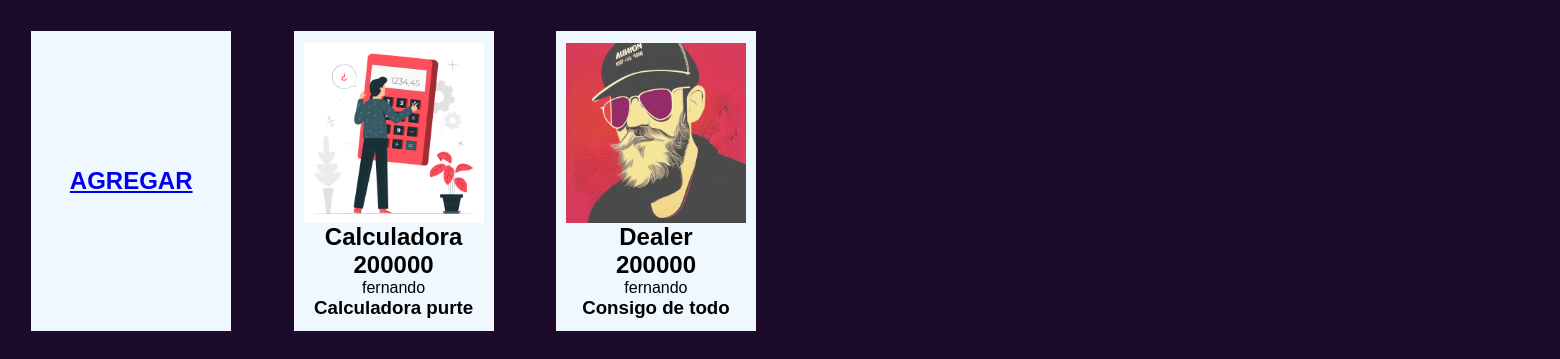
/render, run on an earlier commit of the app's database.
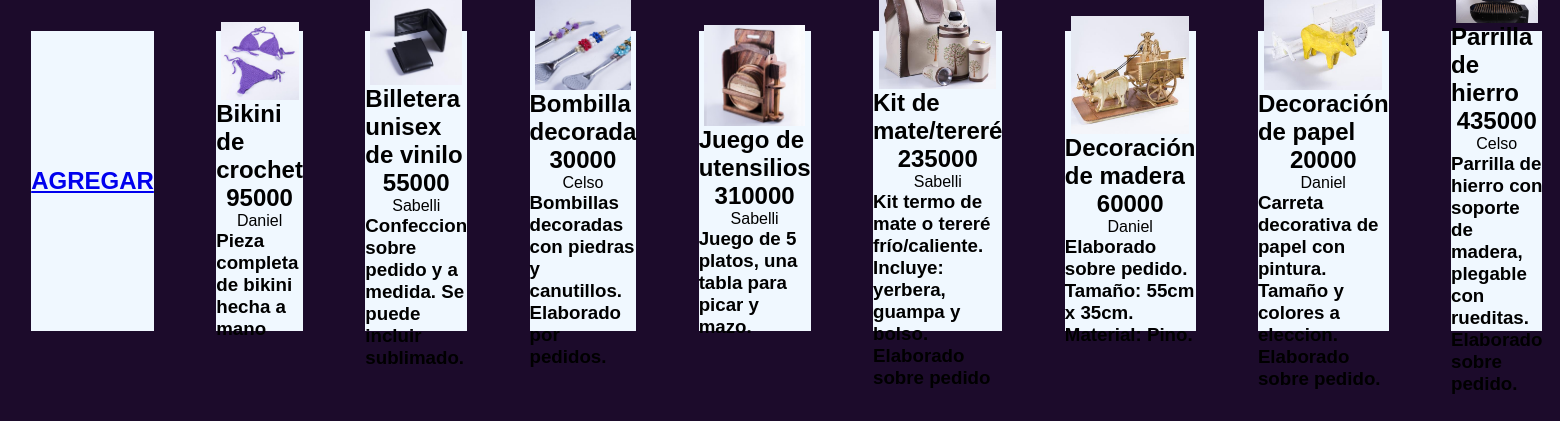
And on a later commit of the database.
### app.py (models this page shows)
class Product(db.Model):
    id = db.Column(db.Integer(), primary_key=True)
    producto = db.Column(db.String(20))
    precio = db.Column(db.Integer())
    artesano = db.Column(db.String(50))
    descripcion = db.Column(db.String(100))
    file_name = db.Column(db.String(100))

### app.py (the view)
@app.route('/render')
def render ():
    with app.app_context():
        product = db.session.query(Product).all()
    return render_template ('index.html', product = product)

### templates/index.html (shortened to what this page needs)
<!DOCTYPE html>
<html lang="en">
<head>
    <link rel="stylesheet" href="/static/css/style.css">
    <link rel="stylesheet" href="{{ url_for ('static', filename = 'css/style.css')}}">
</head>
<body>
    <section id ="section_1">
        <div id = "show_product">
            <div class = "add" id = "add">
                <a href="/add_product"><h1>AGREGAR</h1></a>
            </div>
            {% for p in product %}
                <div class = "product_box" id = "add">
                    <img src="/static/uploads/{{ p.file_name }}" alt="">
                    <h1>{{ p.producto  }}</h1>
                    <h2>{{ p.precio  }}</h2>
                    <p>{{ p.artesano }}</p>
                    <h3>{{ p.descripcion }}</h3>
                </div>
            {% endfor %}
    </section>
</body>
</html>

### static/css/style.css (style rules this page uses)
* { padding: 0; margin: 0; font-family: sans-serif !important; }
section { width: 100vw; height: 100vh; display: flex; align-items: center; justify-content: center; }
#show_product { width: 100%; height: 100%; background-color: #1c0b2b; display: flex; }
.add { width: 200px; height: 300px; background-color: aliceblue; margin: 2%; display: flex; justify-content: center; align-items: center; cursor: pointer; }
.product_box { width: 200px; height: 300px; background-color: aliceblue; margin: 2%; display: flex; justify-content: center; align-items: center; cursor: pointer; flex-direction: column; }

### templates/index.html (style rules this page uses)
img { width: 90%; }

What changed in the data, as far as the page shows it:
removed Product: file_name (picture), producto "Calculadora", precio "200000", artesano "fernando", descripcion "Calculadora purte"
added Product: file_name (picture), producto "Bikini de crochet", precio "95000", artesano "Daniel", descripcion "Pieza completa de bikini hecha a mano"
changed Product: file_name: a different picture; producto "Dealer" → "Billetera unisex de vinilo"; precio "200000" → "55000"; artesano "fernando" → "Sabelli"; descripcion "Consigo de todo" → "Confeccion sobre pedido y a medida. Se puede incluir sublimado."
added Product: file_name (picture), producto "Bombilla decorada", precio "30000", artesano "Celso", descripcion "Bombillas decoradas con piedras y canutillos. Elaborado por pedidos."
added Product: file_name (picture), producto "Juego de utensilios", precio "310000", artesano "Sabelli", descripcion "Juego de 5 platos, una tabla para picar y mazo."
added Product: file_name (picture), producto "Kit de mate/tereré", precio "235000", artesano "Sabelli", descripcion "Kit termo de mate o tereré frío/caliente. Incluye: yerbera, guampa y bolso. Elaborado sobre pedido"
added Product: file_name (picture), producto "Decoración de madera", precio "60000", artesano "Daniel", descripcion "Elaborado sobre pedido. Tamaño: 55cm x 35cm. Material: Pino."
added Product: file_name (picture), producto "Decoración de papel", precio "20000", artesano "Daniel", descripcion "Carreta decorativa de papel con pintura. Tamaño y colores a eleccion. Elaborado sobre pedido."
added Product: file_name (picture), producto "Parrilla de hierro", precio "435000", artesano "Celso", descripcion "Parrilla de hierro con soporte de madera, plegable con rueditas. Elaborado sobre pedido."
